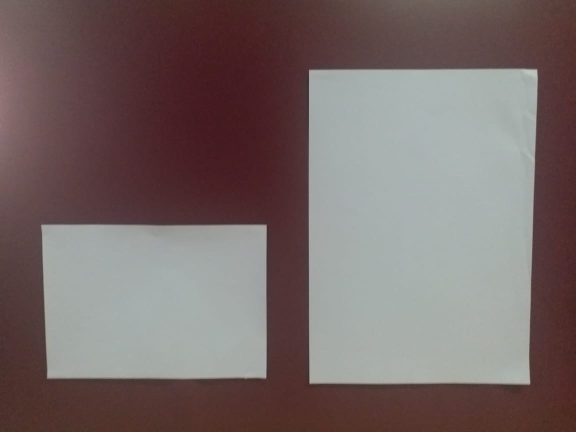
#> input picture Image/hg.jpeg, 1152 x 864 px, found by its file name (shown at 1/2 size)
$ python Perspective_correction.py   (older library calls are emulated)
#> lines starting #> are read from the running program, lines starting #| are printed output that depends on the picture; after the words box and inside, x2 and y2 are one past the last pixel; in counts of white or black regions, pixels touching at a corner belong together
'''
Created on 11-Mar-2019

@author: dhanalaxmi
'''
import matplotlib.pyplot as plt
import cv2
import numpy as np
import imutils
from imutils import perspective

#load an image
image = cv2.imread("/home/dhanalaxmi/workspace/AI/Height_detection/image/object/hg.jpeg")
#> image is the input picture: shape (864, 1152, 3); mean B, G, R 103.6, 104.5, 118.9
im=cv2.imread("/home/dhanalaxmi/workspace/AI/Height_detection/image/object/hg1.jpeg")
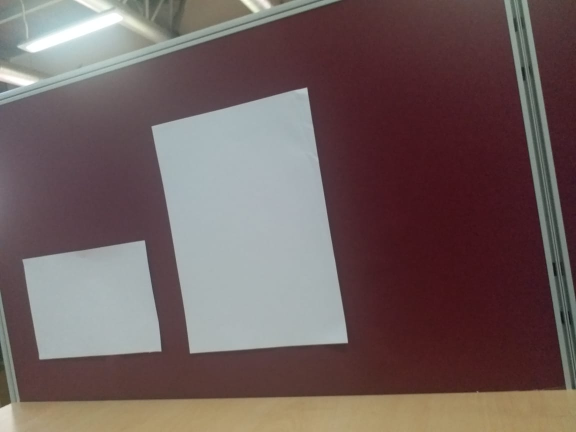
#> input picture Image/hg1.jpeg, 1152 x 864 px, found by its file name (shown at 1/2 size)
#> im is the input picture: shape (864, 1152, 3); mean B, G, R 93.4, 94.4, 112

#Find corner co-ordinates with straight image
gray = cv2.cvtColor(image, cv2.COLOR_BGRA2GRAY)
thresh = cv2.threshold(gray, 100,220, cv2.THRESH_BINARY)[1]
#> thresh: shape (864, 1152); values 0 (black) and 220 (white), 43.9% white; 20 white regions (16 under 20 px), largest, box (x1, y1, x2, y2) and area: (617, 136, 1076, 770) 282997, (82, 448, 534, 759) 137066, (0, 0, 66, 362) 16743, (852, 0, 883, 8) 124
thresh = cv2.erode(thresh, None, iterations=2)
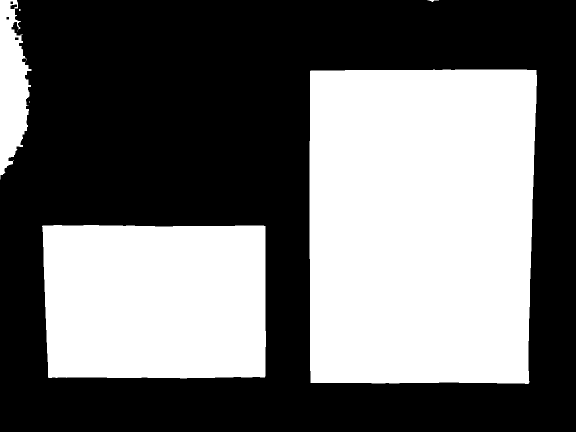
#> thresh: shape (864, 1152) (shown at 1/2 size); values 0 (black) and 220 (white), 42.9% white; 8 white regions (4 under 20 px), largest, box (x1, y1, x2, y2) and area: (619, 139, 1074, 768) 278601, (84, 450, 532, 757) 133976, (0, 0, 63, 359) 14686, (855, 0, 878, 4) 39
thresh = cv2.dilate(thresh, None, iterations=2)
#> thresh: shape (864, 1152); values 0 (black) and 220 (white), 43.9% white; 4 white regions

cnts = cv2.findContours(thresh, cv2.RETR_TREE,cv2.CHAIN_APPROX_SIMPLE)
#> cnts = 13 contours, 8 with area under 20; largest, box (x1, y1, x2, y2) and area: (617, 137, 1076, 770) 281904, (82, 448, 534, 759) 136302, (0, 0, 65, 361) 16000, (853, 0, 880, 6) 80, (24, 45, 36, 65) 79
cnts = imutils.grab_contours(cnts)
count=0
for c in cnts:
    area=cv2.contourArea(c)
    if area>120000 and area<180000 :
        epsilon = cv2.arcLength(c, True)
        approx = cv2.approxPolyDP(c, 0.0099* epsilon, True)
        if len(approx)== 4 :
            box = cv2.minAreaRect(approx)
            box_angle=box[-1]
            box = cv2.boxPoints(box) if imutils.is_cv2() else cv2.boxPoints(box)
            box = np.array(box, dtype="int")
            box = perspective.order_points(box)
            cv2.drawContours(image, [box.astype("int")], -1, (0, 255, 0), 2)
            for (x, y) in box:
                cv2.circle(image, (int(x), int(y)), 5, (0, 0, 255), 3)
#> this loop made 13 passes
#> (area, epsilon, approx, box, box_angle) on pass 1: (136301.5, 1516.8, [[82, 450], [95, 757], [531, 756], [532, 450]], [[82, 450], [532, 450], [532, 757], [82, 757]], -90)
#> area on passes 2, 3, 4, 9: 281903.5, 80, 15999.5, 79
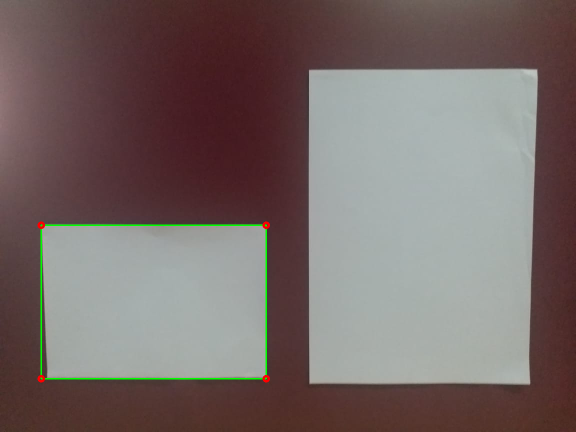
#> image: shape (864, 1152, 3) (shown at 1/2 size); 0.51% of pixels changed, all inside (x1, y1, x2, y2) = (75, 443, 540, 765)

plt.imshow(cv2.cvtColor(image,cv2.COLOR_BGR2RGB))
plt.show()

object_corner=box
#> object_corner = [[82, 450], [532, 450], [532, 757], [82, 757]]

#find the corner co-ordinates with tilted object in image
gray = cv2.cvtColor(im, cv2.COLOR_BGRA2GRAY)
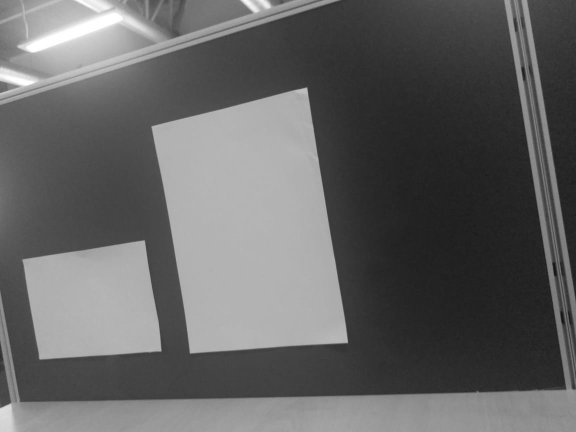
#> gray: shape (864, 1152) (shown at 1/2 size); min 12, max 255, mean 99.5
thresh = cv2.threshold(gray, 100,220, cv2.THRESH_BINARY)[1]
#> thresh: shape (864, 1152); values 0 (black) and 220 (white), 39.6% white; 22 white regions (15 under 20 px), largest, box (x1, y1, x2, y2) and area: (302, 175, 696, 708) 154673, (0, 0, 1152, 864) 93378, (0, 0, 680, 214) 79088
thresh = cv2.erode(thresh, None, iterations=2)
#> thresh: shape (864, 1152); values 0 (black) and 220 (white), 37.1% white; 13 white regions (2 under 20 px), largest, box (x1, y1, x2, y2) and area: (305, 177, 694, 705) 150984, (0, 0, 1152, 864) 86589, (0, 0, 672, 209) 74706
thresh = cv2.dilate(thresh, None, iterations=2)
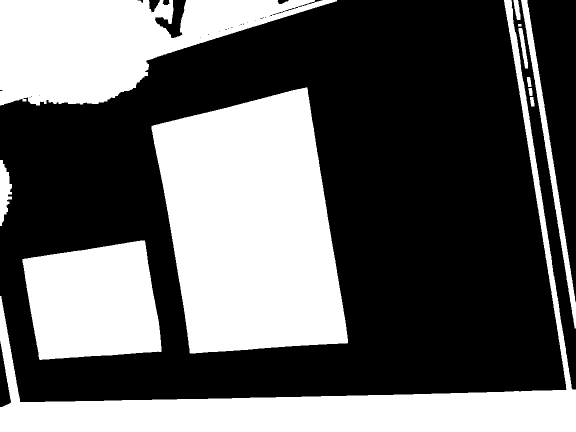
#> thresh: shape (864, 1152) (shown at 1/2 size); values 0 (black) and 220 (white), 39.2% white; 12 white regions

cnts = cv2.findContours(thresh, cv2.RETR_TREE,cv2.CHAIN_APPROX_SIMPLE)
#> cnts = 35 contours, 22 with area under 20; largest, box (x1, y1, x2, y2) and area: (303, 175, 696, 707) 153872, (0, 0, 1152, 864) 91124, (0, 0, 674, 211) 77824, (45, 481, 323, 720) 52744, (1042, 0, 1152, 657) 6488
cnts = imutils.grab_contours(cnts)
count=0
for c in cnts:
    area=cv2.contourArea(c)
    if area>50000 and area<60000 :
        epsilon = cv2.arcLength(c, True)
        approx = cv2.approxPolyDP(c, 0.099* epsilon, True)
        if len(approx)==4:
            # determine the most extreme points along the contour
            tl = tuple(c[c[:, :, 0].argmin()][0])
            br = tuple(c[c[:, :, 0].argmax()][0])
            tr = tuple(c[c[:, :, 1].argmin()][0])
            bl = tuple(c[c[:, :, 1].argmax()][0])
            cv2.circle(im, tl, 8, (0, 0, 255), -1)
            cv2.circle(im, br, 8, (0, 255, 0), -1)
            cv2.circle(im, tr, 8, (255, 0, 0), -1)
            cv2.circle(im, bl, 8, (255, 255, 0), -1)
#> this loop made 35 passes
#> (area, epsilon, approx, tr) on pass 1: (52744, 960.5, [[289, 481], [45, 518], [79, 719], [322, 703]], (280, 481))
#> area on passes 2 to 7: 1813.5, 109, 86.5, 153872, 112.5, 535.5
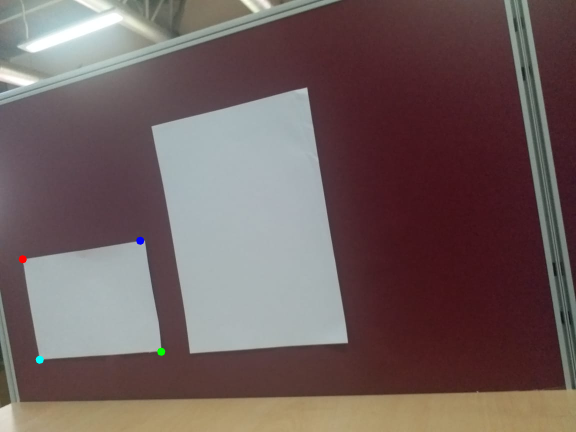
#> im: shape (864, 1152, 3) (shown at 1/2 size); 0.08% of pixels changed, all inside (x1, y1, x2, y2) = (37, 473, 331, 728)

plt.imshow(cv2.cvtColor(im,cv2.COLOR_BGR2RGB))
plt.show()

obj_corner=(tl,tr,br,bl)
#> obj_corner = ((45, 518), (280, 481), (322, 703), (79, 719))
obj_corner=(np.asarray(obj_corner, dtype="float32"))
#> obj_corner = [[45, 518], [280, 481], [322, 703], [79, 719]]

#Estimate Homography matrix

h, mask = cv2.findHomography(obj_corner,object_corner)
#> h = [[2.15, -0.357, 172], [0.452, 1.55, -363.4], [0.000463, 6.53e-06, 1]]; mask = [1, 1, 1, 1]

out = cv2.warpPerspective(im, h, (1500,1000))
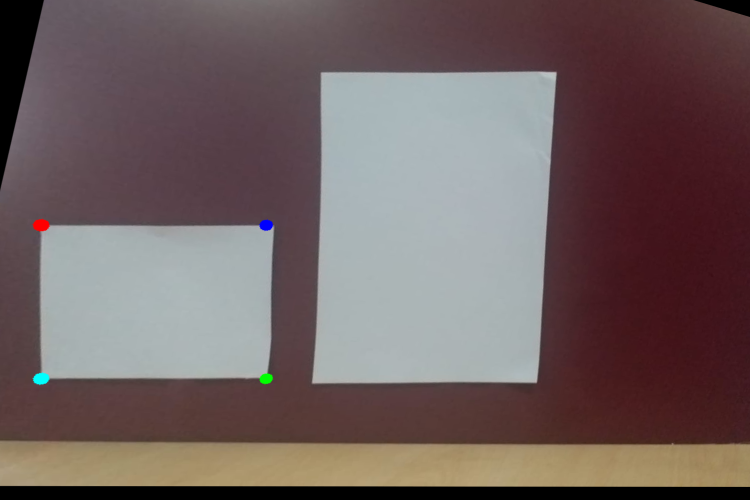
#> out: shape (1000, 1500, 3) (shown at 1/2 size); mean B, G, R 95.5, 95.7, 111.6
plt.imshow(cv2.cvtColor(out,cv2.COLOR_BGR2RGB))
plt.show()
